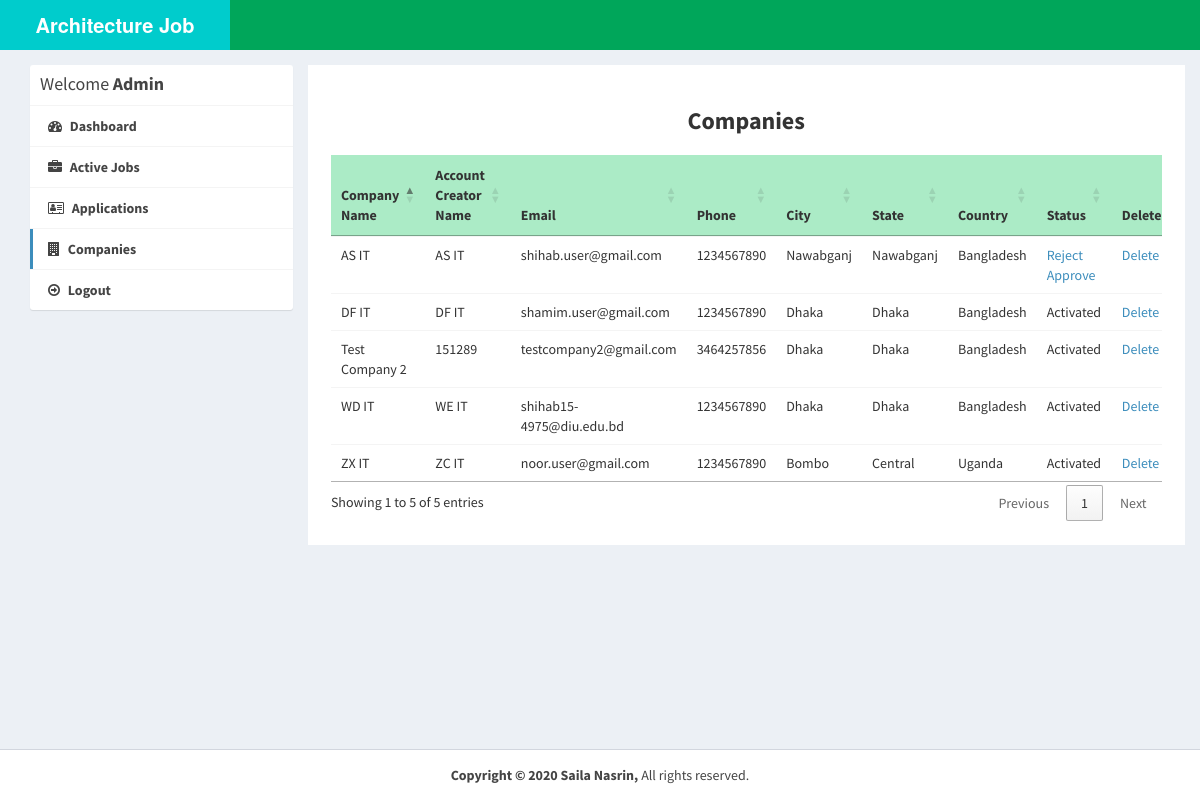
/admin/companies.php (signed in), run on the app's committed database.
### tables this page shows
CREATE TABLE `company` (
  `id_company` int(11) NOT NULL,
  `name` varchar(255) NOT NULL,
  `companyname` varchar(255) NOT NULL,
  `country` varchar(255) NOT NULL,
  `state` varchar(255) NOT NULL,
  `city` varchar(255) NOT NULL,
  `contactno` varchar(255) NOT NULL,
  `website` varchar(255) NOT NULL,
  `email` varchar(255) NOT NULL,
  `password` varchar(255) NOT NULL,
  `aboutme` varchar(255) DEFAULT NULL,
  `logo` varchar(255) NOT NULL,
  `createdAt` timestamp NOT NULL DEFAULT current_timestamp(),
  `active` int(11) NOT NULL DEFAULT 2
);

### admin/companies.php (the view, shortened to what this page needs)
<?php
require_once("../db.php");
?>
<!DOCTYPE html>
<html>
<head>
  <link rel="stylesheet" href="https://cdnjs.cloudflare.com/ajax/libs/twitter-bootstrap/3.3.7/css/bootstrap.min.css">
  <link rel="stylesheet" href="https://cdnjs.cloudflare.com/ajax/libs/font-awesome/4.7.0/css/font-awesome.min.css">
  <link rel="stylesheet" href="https://cdnjs.cloudflare.com/ajax/libs/ionicons/2.0.1/css/ionicons.min.css">
  <link rel="stylesheet" href="https://cdn.datatables.net/1.10.15/css/jquery.dataTables.min.css">
  <link rel="stylesheet" href="../css/AdminLTE.min.css">
  <link rel="stylesheet" href="../css/_all-skins.min.css">
  <link rel="stylesheet" href="../css/custom.css">
</head>
<body class="hold-transition skin-green sidebar-mini">
<div class="wrapper">
  <header class="main-header">
    <a href="index.php" class="logo logo-bg">
      <span class="logo-lg"><b>Architecture Job Portal</b></span>
    </a>
    <nav class="navbar navbar-static-top">
    </nav>
  </header>
  <div class="content-wrapper" style="margin-left: 0px;">
    <section id="candidates" class="content-header">
      <div class="container">
        <div class="row">
          <div class="col-md-3">
            <div class="box box-solid">
              <div class="box-header with-border">
                <h3 class="box-title">Welcome <b>Admin</b></h3>
              </div>
              <div class="box-body no-padding">
                <ul class="nav nav-pills nav-stacked">
                  <li><a href="dashboard.php"><i class="fa fa-dashboard"></i><b> Dashboard</b></a></li>
                  <li><a href="active-jobs.php"><i class="fa fa-briefcase"></i><b> Active Jobs</b></a></li>
                  <li><a href="applications.php"><i class="fa fa-address-card-o"></i><b> Applications</b></a></li>
                  <li class="active"><a href="companies.php"><i class="fa fa-building"></i><b> Companies</b></a></li>
                  <li><a href="../logout.php"><i class="fa fa-arrow-circle-o-right"></i><b> Logout</b></a></li>
                </ul>
              </div>
            </div>
          </div>
          <div class="col-md-9 bg-white padding-2">
            <center><h3><b>Companies</b></h3></center>
            <div class="row margin-top-20">
              <div class="col-md-12">
                <div class="box-body table-responsive no-padding">
                  <table id="example2" class="table table-hover">
                    <thead style="background:#ABEBC6">
                      <th>Company Name</th>
                      <th>Account Creator Name</th>
                      <th>Email</th>
                      <th>Phone</th>
                      <th>City</th>
                      <th>State</th>
                      <th>Country</th>
                      <th>Status</th>
                      <th>Delete</th>
                    </thead>
                    <tbody>
                      <?php
                      $sql = "SELECT * FROM company";
                      $result = $conn->query($sql);
                      if($result->num_rows > 0) {
                        while($row = $result->fetch_assoc()) {
                      ?>
                      <tr>
                        <td><?php echo $row['companyname']; ?></td>
                        <td><?php echo $row['name']; ?></td>
                        <td><?php echo $row['email']; ?></td>
                        <td><?php echo $row['contactno']; ?></td>
                        <td><?php echo $row['city']; ?></td>
                        <td><?php echo $row['state']; ?></td>
                        <td><?php echo $row['country']; ?></td>
                        <td>
                        <?php
                          if($row['active'] == '1') {
                            echo "Activated";
                          } else if($row['active'] == '2') {
                            ?>
                            <a href="reject-company.php?id=<?php echo $row['id_company']; ?>">Reject</a> <a href="approve-company.php?id=<?php echo $row['id_company']; ?>">Approve</a>
                            <?php
                          } else if ($row['active'] == '3') {
                            ?>
                              <a href="approve-company.php?id=<?php echo $row['id_company']; ?>">Reactivate</a>
                            <?php
                          } else if($row['active'] == '0') {
                            echo "Rejected";
                          }
                        ?>
                        </td>
                        <td><a href="delete-company.php?id=<?php echo $row['id_company']; ?>">Delete</a></td>
                      </tr>
                     <?php
                        }
                      }
                    ?>
                    </tbody>
                  </table>
                </div>
              </div>
            </div>
          </div>
        </div>
      </div>
    </section>
  </div>
  <footer class="main-footer" style="margin-left: 0px;">
    <div class="text-center">
        <strong>Copyright &copy; 2020 Saila Nasrin,</strong> All rights
        reserved.
    </div>
  </footer>
</div>
</body>
</html>

### css/custom.css (style rules this page uses)
.logo-bg { background-color: #00CCCC !important; }
.margin-top-20 { margin-top: 20px; }
.padding-2 { padding: 2%; }
.bg-white { background-color: #fff; }

### data on the page
company: companyname "WD IT", name "WE IT", email "shihab15-4975@diu.edu.bd", contactno "1234567890", city "Dhaka", state "Dhaka", country "Bangladesh", active "Activated"
company: companyname "AS IT", name "AS IT", email "shihab.user@gmail.com", contactno "1234567890", city "Nawabganj", state "Nawabganj", country "Bangladesh"
company: companyname "DF IT", name "DF IT", email "shamim.user@gmail.com", contactno "1234567890", city "Dhaka", state "Dhaka", country "Bangladesh", active "Activated"
company: companyname "ZX IT", name "ZC IT", email "noor.user@gmail.com", contactno "1234567890", city "Bombo", state "Central", country "Uganda", active "Activated"
company: companyname "Test Company 2", name "151289", email "testcompany2@gmail.com", contactno "3464257856", city "Dhaka", state "Dhaka", country "Bangladesh", active "Activated"
